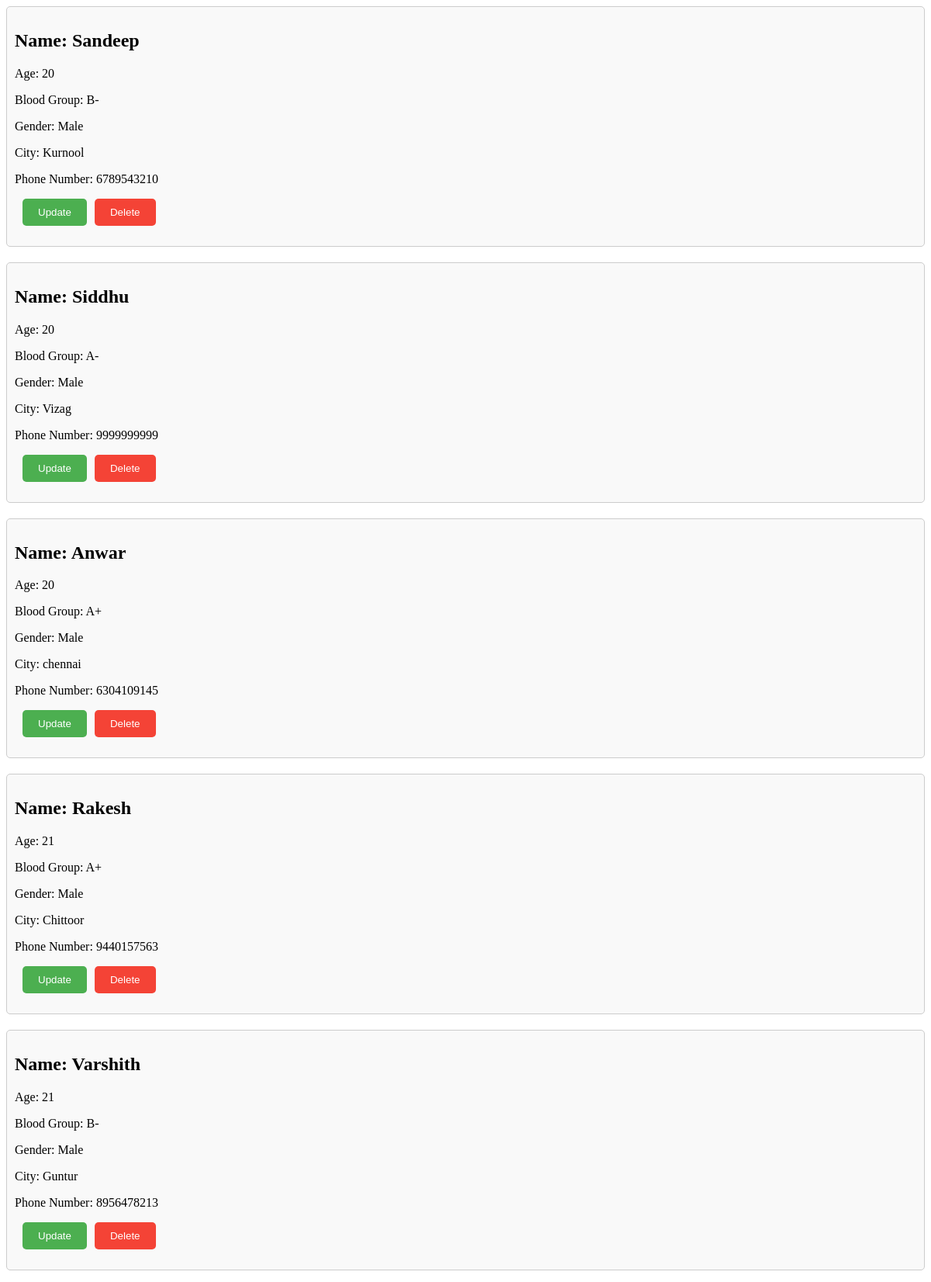
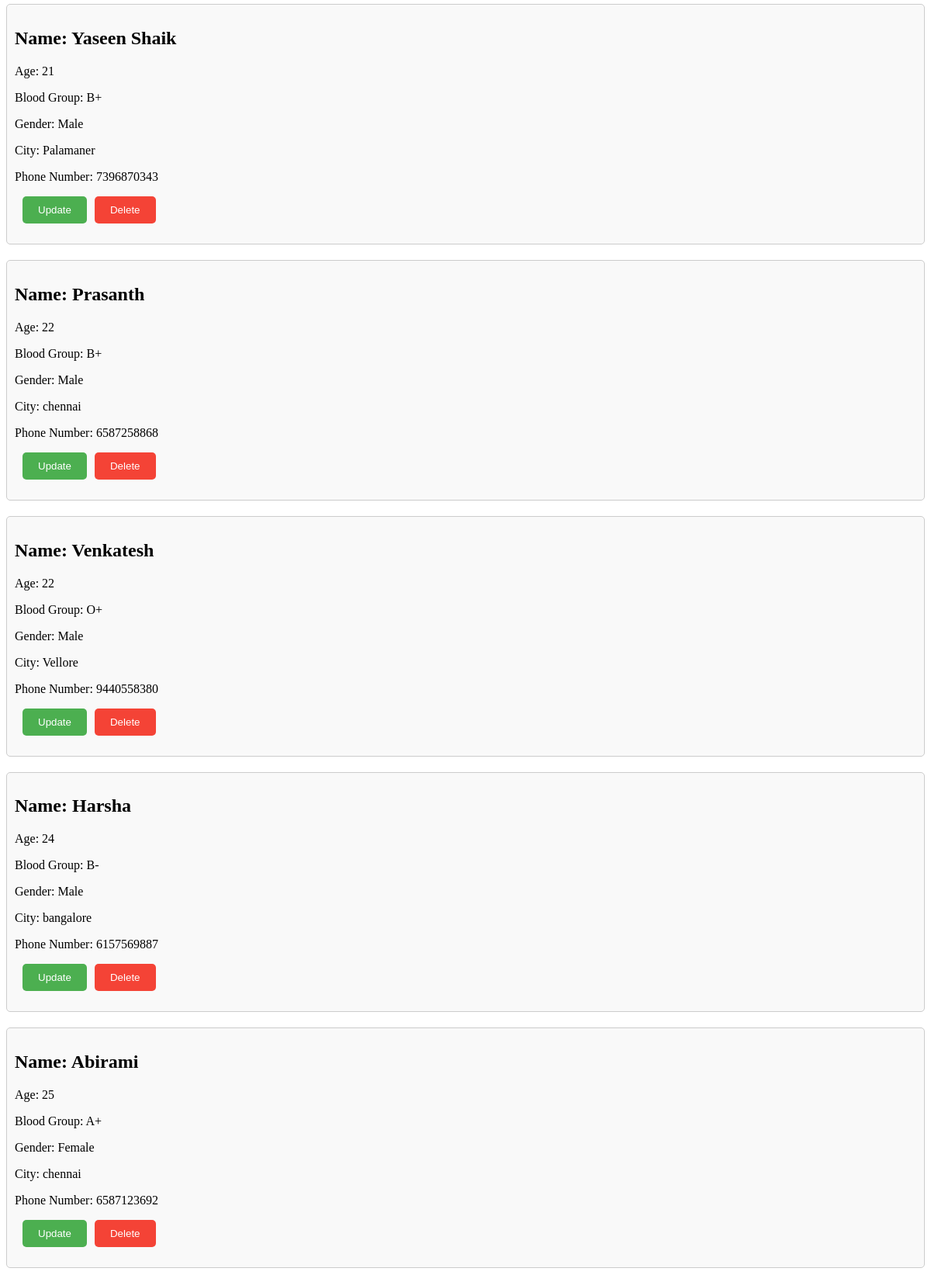
Page /seeall/ (upper part) on the committed database (2 pictures, top to bottom).
### details/models.py (models this page shows)
class DonorModel(models.Model):
    name = models.CharField(max_length=50)
    age = models.IntegerField()
    bg = models.CharField(max_length=5)
    gender = models.CharField(max_length=10)
    city = models.CharField(max_length=30)
    phno = models.CharField(max_length=50)

### details/views.py (the view)
# urls.py: path('seeall/',views.seeall ),
def seeall(request):
    donor = DonorModel.objects.all().order_by('age')
    return render(request,"display.html",{"don":donor})

### details/templates/display.html (shortened to what this page needs)
<html>
<head>
</head>
<body>
    {% for don in don %}
    <div class="donor-card">
        <h2>Name: {{don.name}}</h2>
        <p>Age: {{don.age}}</p>
        <p>Blood Group: {{don.bg}}</p>
        <p>Gender: {{don.gender}}</p>
        <p>City: {{don.city}}</p>
        <p>Phone Number: {{don.phno}}</p>
        <div class="button-container">
            <form action="/update/{{don.id}}" method="get">
                <button class="update-btn" type="submit">Update</button>
            </form>
            <form action="/delete/{{don.id}}/" method="post" onsubmit="return confirm('Are you sure you want to delete this donor?');">
                <button class="delete-btn" type="submit">Delete</button>
            </form>
        </div>
    </div>
    {% endfor %}
</body>
</html>

### details/templates/display.html (style rules this page uses)
.donor-card { border: 1px solid #ccc; padding: 10px; margin-bottom: 20px; border-radius: 5px; background-color: #f9f9f9; }
.button-container { display: flex; justify-content: flex-start; margin-top: 10px; }
.update-btn, .delete-btn { background-color: #4CAF50; color: white; padding: 10px 20px; border: none; border-radius: 5px; cursor: pointer; transition: background-color 0.3s; margin-left: 10px; }
.delete-btn { background-color: #f44336; }

### rows in the picture
DonorModel: name "Sandeep", age "20", bg "B-", gender "Male", city "Kurnool", phno "6789543210"
DonorModel: name "Siddhu", age "20", bg "A-", gender "Male", city "Vizag", phno "9999999999"
DonorModel: name "Anwar", age "20", bg "A+", gender "Male", city "chennai", phno "6304109145"
DonorModel: name "Rakesh", age "21", bg "A+", gender "Male", city "Chittoor", phno "9440157563"
DonorModel: name "Varshith", age "21", bg "B-", gender "Male", city "Guntur", phno "8956478213"
DonorModel: name "Yaseen Shaik", age "21", bg "B+", gender "Male", city "Palamaner", phno "7396870343"
DonorModel: name "Prasanth", age "22", bg "B+", gender "Male", city "chennai", phno "6587258868"
DonorModel: name "Venkatesh", age "22", bg "O+", gender "Male", city "Vellore", phno "9440558380"
DonorModel: name "Harsha", age "24", bg "B-", gender "Male", city "bangalore", phno "6157569887"
DonorModel: name "Abirami", age "25", bg "A+", gender "Female", city "chennai", phno "6587123692"
